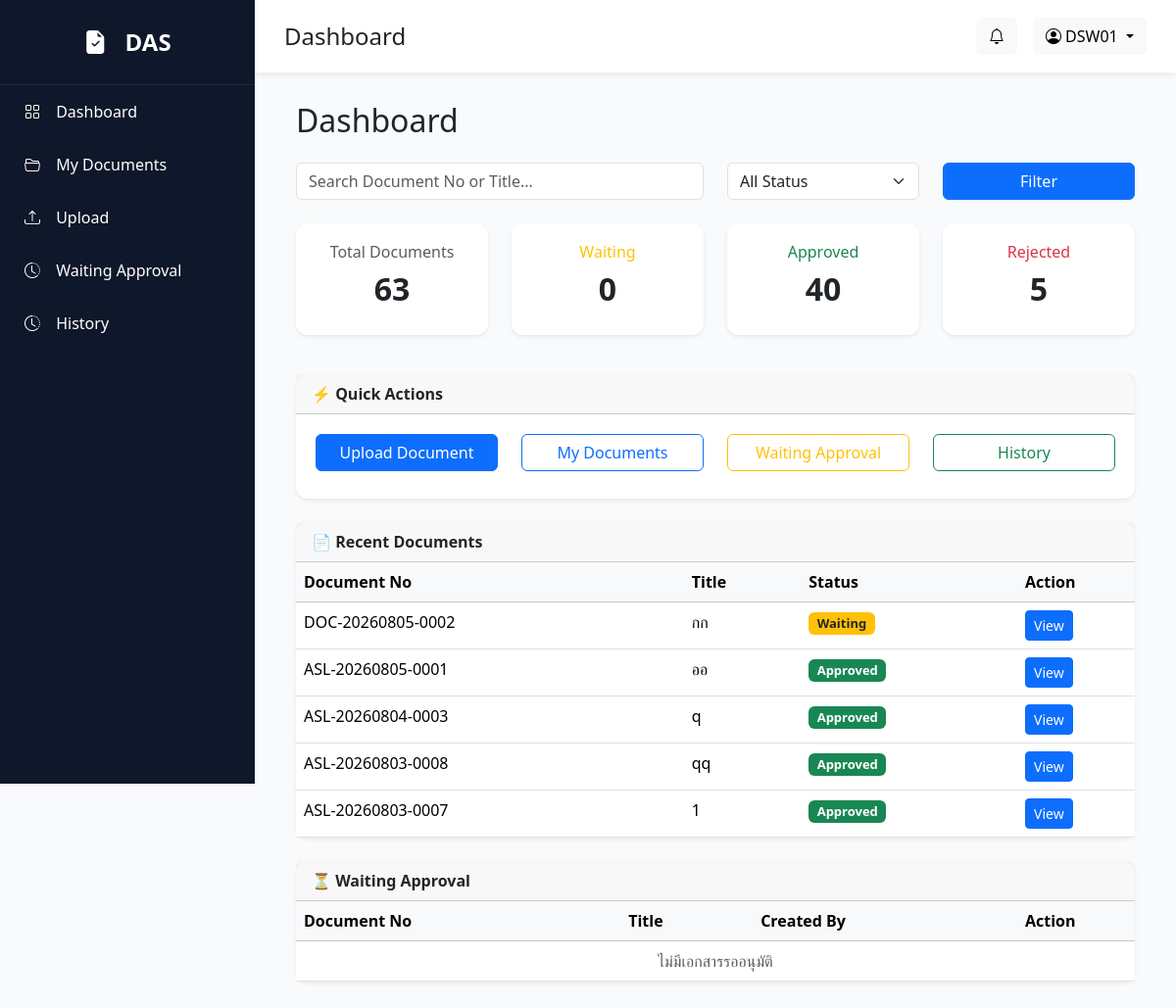
The page /dashboard (signed in) on the database as committed earlier.
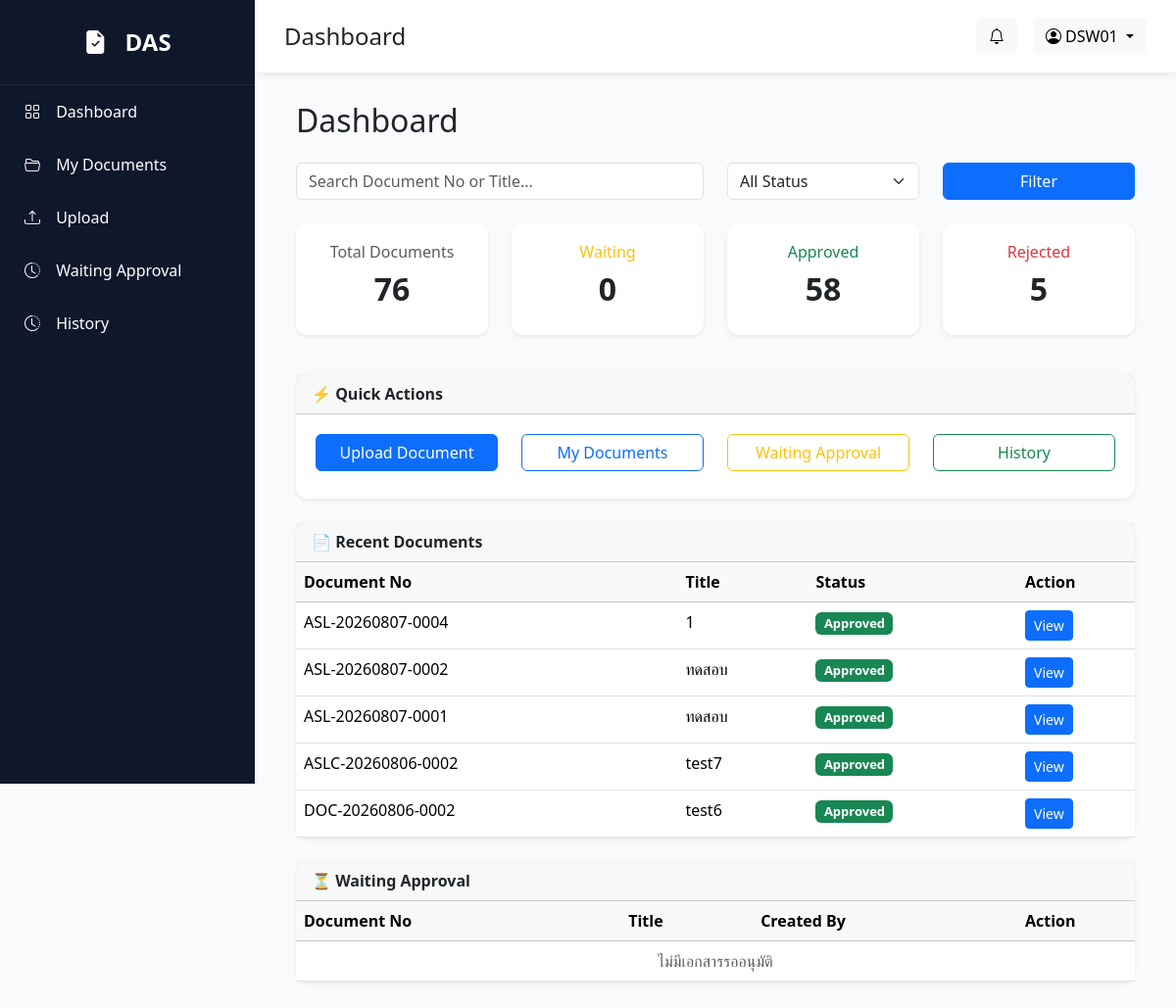
The same page on the database as committed later.
### models/document.py (models this page shows)
class Document(db.Model):
    __tablename__ = "documents"
    id = db.Column(db.Integer, primary_key=True)
    document_no = db.Column(db.String(30), unique=True, nullable=False)
    title = db.Column(db.String(255), nullable=False)
    document_type = db.Column(db.String(100), nullable=False)
    description = db.Column(db.Text)
    file_name = db.Column(db.String(255))
    status = db.Column(db.String(50), default="Waiting Manager")
    created_by = db.Column(db.String(20))
    current_approver = db.Column(db.String(20))
    created_at = db.Column(
        db.DateTime,
        default=lambda: datetime.utcnow() + timedelta(hours=7)
    )
    approval_steps = db.relationship(
        "ApprovalStep",
        backref="document",
        lazy=True,
        cascade="all, delete-orphan",
        order_by="ApprovalStep.sequence"
    )

### routes/dashboard.py (the view, shortened to what this page needs)
@dashboard_bp.route("/dashboard")
@login_required
def dashboard():
    search = request.args.get("search", "").strip()
    status = request.args.get("status", "").strip()
    total_documents = Document.query.count()
    waiting_documents = ApprovalStep.query.filter_by(
        approver_id=current_user.id,
        status="Waiting"
    ).count()
    approved_documents = Document.query.filter_by(
        status="Approved"
    ).count()
    rejected_documents = Document.query.filter_by(
        status="Rejected"
    ).count()
    if current_user.role == "Admin":
        recent_query = Document.query
    else:
        recent_query = Document.query.filter_by(
            created_by=current_user.employee_id
        )
    if search:
        recent_query = recent_query.filter(
            (Document.document_no.ilike(f"%{search}%")) |
            (Document.title.ilike(f"%{search}%"))
        )
    if status:
        recent_query = recent_query.filter(
            Document.status == status
        )
    recent_documents = (
        recent_query
        .order_by(Document.id.desc())
        .limit(5)
        .all()
    )
    waiting_query = ApprovalStep.query.filter_by(
        approver_id=current_user.id,
        status="Waiting"
    )
    waiting_approvals = (
        waiting_query
        .order_by(ApprovalStep.sequence)
        .limit(5)
        .all()
    )
    return render_template(
        "dashboard/index.html",
        total_documents=total_documents,
        waiting_approvals=waiting_approvals,
        waiting_documents=waiting_documents,
        approved_documents=approved_documents,
        rejected_documents=rejected_documents,
        recent_documents=recent_documents,
        search=search,
        status=status
    )

### app.py (called while the page is built)
@login_manager.user_loader
def load_user(user_id):
    return User.query.get(int(user_id))

### templates/dashboard/index.html (shortened to what the changed rows need)
{% extends "layout/base.html" %}
{% block content %}
<div class="container">
    <h2 class="mb-4">Dashboard</h2>
    <div class="row">
        <div class="col-md-3 mb-3">
            <div class="card shadow-sm border-0">
                <div class="card-body text-center">
                    <h6 class="text-muted">Total Documents</h6>
                    <h2 class="fw-bold">{{ total_documents }}</h2>
                </div>
            </div>
        </div>
        <div class="col-md-3 mb-3">
            <div class="card shadow-sm border-0">
                <div class="card-body text-center">
                    <h2 class="fw-bold">{{ waiting_documents }}</h2>
                </div>
            </div>
        </div>
        <div class="col-md-3 mb-3">
            <div class="card shadow-sm border-0">
                <div class="card-body text-center">
                    <h6 class="text-success">Approved</h6>
                    <h2 class="fw-bold">{{ approved_documents }}</h2>
                </div>
            </div>
        </div>
        <div class="col-md-3 mb-3">
            <div class="card shadow-sm border-0">
                <div class="card-body text-center">
                    <h2 class="fw-bold">{{ rejected_documents }}</h2>
                </div>
            </div>
        </div>
    </div>
    <div class="card mt-4 shadow-sm border-0">
        <div class="card-body p-0">
            <table class="table table-hover mb-0">
                <thead class="table-light">
                    <tr>
                        <th>Document No</th>
                        <th>Title</th>
                        <th>Status</th>
                        <th width="120">Action</th>
                    </tr>
                </thead>
                <tbody>
                    {% for doc in recent_documents %}
                    <tr>
                        <td>{{ doc.document_no }}</td>
                        <td>{{ doc.title }}</td>
                        <td>
                            {% if doc.status == "Approved" %}
                            <span class="badge bg-success">Approved</span>
                            {% elif doc.status == "Rejected" %}
                            <span class="badge bg-danger">Rejected</span>
                            {% else %}
                            <span class="badge bg-warning text-dark">
                                Waiting
                            </span>
                            {% endif %}
                        </td>
                        <td>
                            <a href="/documents/{{ doc.id }}" class="btn btn-sm btn-primary">
                                View
                            </a>
                        </td>
                    </tr>
                    {% endfor %}
                </tbody>
            </table>
        </div>
    </div>
    <div class="card mt-4 shadow-sm border-0">
        <div class="card-body p-0">
            <table class="table table-hover mb-0">
                <thead class="table-light">
                    <tr>
                        <th>Document No</th>
                        <th>Title</th>
                        <th>Created By</th>
                        <th width="120">Action</th>
                    </tr>
                </thead>
            </table>
        </div>
    </div>
</div>
{% endblock %}

Rows that differ between the two databases and show on the page:
no longer on this page (row edited): Document: document_no "DOC-20260805-0002", title "กก", status "Waiting"
no longer on this page (row unchanged): Document: document_no "ASL-20260805-0001", title "ออ", status "Approved"
no longer on this page (row unchanged): Document: document_no "ASL-20260804-0003", title "q", status "Approved"
no longer on this page (row unchanged): Document: document_no "ASL-20260803-0008", title "qq", status "Approved"
no longer on this page (row unchanged): Document: document_no "ASL-20260803-0007", title "1", status "Approved"
added Document: document_no "ASL-20260807-0004", title "1", status "Approved"
added Document: document_no "ASL-20260807-0002", title "ทดสอบ", status "Approved"
added Document: document_no "ASL-20260807-0001", title "ทดสอบ", status "Approved"
added Document: document_no "ASLC-20260806-0002", title "test7", status "Approved"
added Document: document_no "DOC-20260806-0002", title "test6", status "Approved"
Other text that changed with them:
{{ total_documents }}: "63" → "76"
{{ approved_documents }}: "40" → "58"
